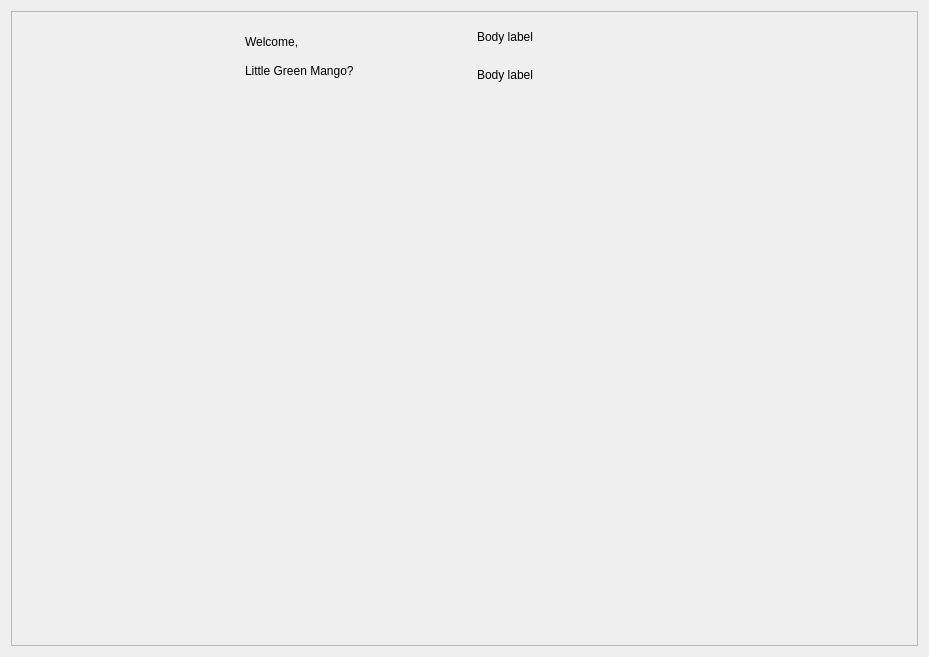
<?xml version="1.0" encoding="UTF-8"?>
<ui version="4.0">
 <class>Form</class>
 <widget class="QWidget" name="Form">
  <property name="geometry">
   <rect>
    <x>0</x>
    <y>0</y>
    <width>929</width>
    <height>657</height>
   </rect>
  </property>
  <property name="windowTitle">
   <string>Form</string>
  </property>
  <layout class="QVBoxLayout" name="verticalLayout_4">
   <item>
    <widget class="SmoothScrollArea" name="SmoothScrollArea">
     <property name="widgetResizable">
      <bool>true</bool>
     </property>
     <widget class="QWidget" name="scrollAreaWidgetContents">
      <property name="geometry">
       <rect>
        <x>0</x>
        <y>0</y>
        <width>905</width>
        <height>633</height>
       </rect>
      </property>
      <layout class="QVBoxLayout" name="verticalLayout_3">
       <item>
        <layout class="QHBoxLayout" name="horizontalLayout_2">
         <item>
          <widget class="CardWidget" name="CardWidget">
           <layout class="QHBoxLayout" name="horizontalLayout">
            <item>
             <widget class="AvatarWidget" name="AvatarWidget"/>
            </item>
            <item>
             <layout class="QVBoxLayout" name="verticalLayout">
              <item>
               <widget class="TitleLabel" name="TitleLabel">
                <property name="text">
                 <string>Welcome,</string>
                </property>
               </widget>
              </item>
              <item>
               <widget class="LargeTitleLabel" name="LargeTitleLabel_AccountName">
                <property name="text">
                 <string>Little Green Mango?</string>
                </property>
               </widget>
              </item>
             </layout>
            </item>
           </layout>
          </widget>
         </item>
         <item>
          <layout class="QVBoxLayout" name="verticalLayout_2">
           <property name="bottomMargin">
            <number>0</number>
           </property>
           <item>
            <widget class="SimpleCardWidget" name="SimpleCardWidget">
             <layout class="QHBoxLayout" name="horizontalLayout_4">
              <item>
               <widget class="BodyLabel" name="BodyLabel_SoftwareInfo">
                <property name="text">
                 <string>Body label</string>
                </property>
               </widget>
              </item>
             </layout>
            </widget>
           </item>
           <item>
            <widget class="SimpleCardWidget" name="SimpleCardWidget_2">
             <layout class="QHBoxLayout" name="horizontalLayout_3">
              <item>
               <widget class="BodyLabel" name="BodyLabel_AccountInfo">
                <property name="text">
                 <string>Body label</string>
                </property>
               </widget>
              </item>
             </layout>
            </widget>
           </item>
          </layout>
         </item>
        </layout>
       </item>
       <item>
        <widget class="HeaderCardWidget" name="HeaderCardWidget"/>
       </item>
       <item>
        <spacer name="verticalSpacer">
         <property name="orientation">
          <enum>Qt::Vertical</enum>
         </property>
         <property name="sizeHint" stdset="0">
          <size>
           <width>20</width>
           <height>40</height>
          </size>
         </property>
        </spacer>
       </item>
      </layout>
     </widget>
    </widget>
   </item>
  </layout>
 </widget>
 <customwidgets>
  <customwidget>
   <class>CardWidget</class>
   <extends>QFrame</extends>
   <header>qfluentwidgets</header>
   <container>1</container>
  </customwidget>
  <customwidget>
   <class>SimpleCardWidget</class>
   <extends>CardWidget</extends>
   <header>qfluentwidgets</header>
   <container>1</container>
  </customwidget>
  <customwidget>
   <class>HeaderCardWidget</class>
   <extends>SimpleCardWidget</extends>
   <header>qfluentwidgets</header>
   <container>1</container>
  </customwidget>
  <customwidget>
   <class>SmoothScrollArea</class>
   <extends>QScrollArea</extends>
   <header>qfluentwidgets</header>
   <container>1</container>
  </customwidget>
  <customwidget>
   <class>BodyLabel</class>
   <extends>QLabel</extends>
   <header>qfluentwidgets</header>
  </customwidget>
  <customwidget>
   <class>TitleLabel</class>
   <extends>QLabel</extends>
   <header>qfluentwidgets</header>
  </customwidget>
  <customwidget>
   <class>LargeTitleLabel</class>
   <extends>QLabel</extends>
   <header>qfluentwidgets</header>
  </customwidget>
  <customwidget>
   <class>ImageLabel</class>
   <extends>QLabel</extends>
   <header>qfluentwidgets</header>
  </customwidget>
  <customwidget>
   <class>AvatarWidget</class>
   <extends>ImageLabel</extends>
   <header>qfluentwidgets</header>
  </customwidget>
 </customwidgets>
 <resources/>
 <connections/>
</ui>
